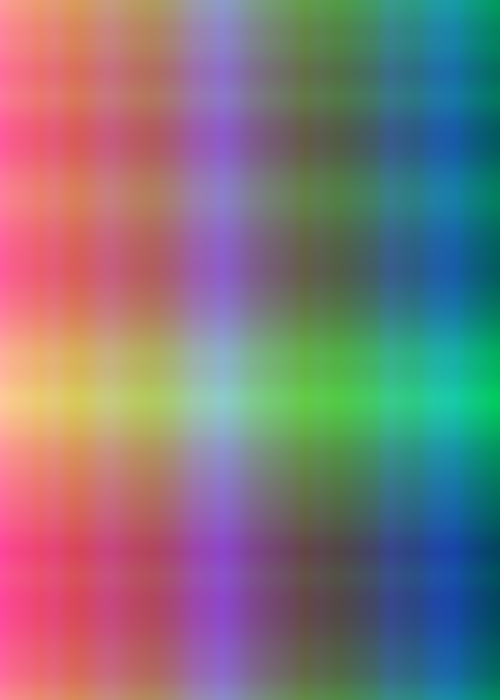
Frame 1 (no input)
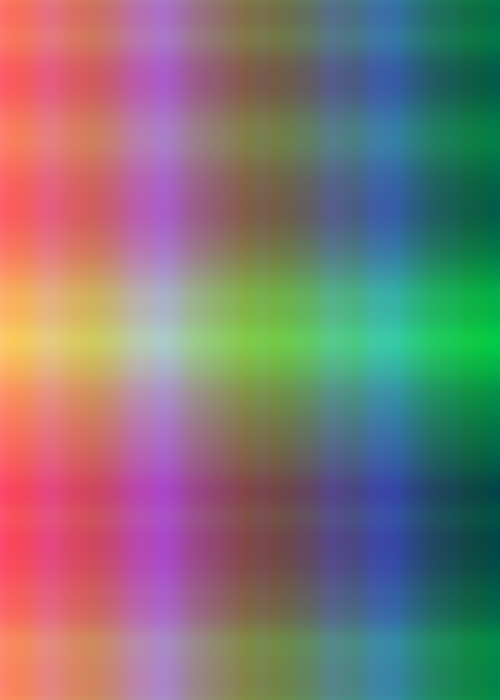
Frame 60 (the mouse pressed at the canvas centre just before this capture)
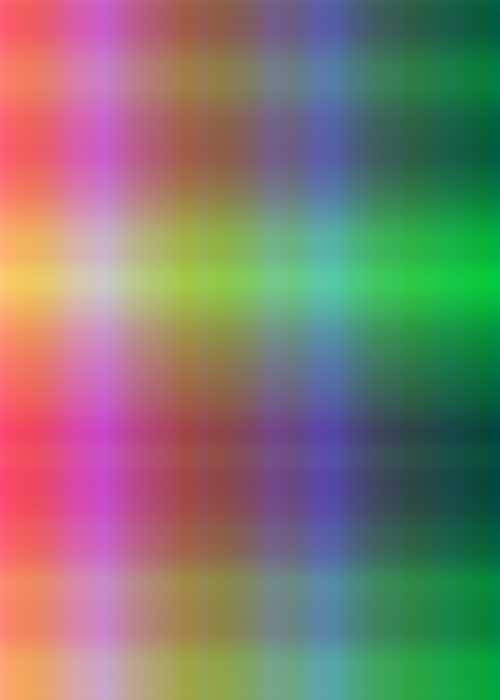
Frame 120 (the mouse held since frame 60 and released just before this capture)

The Processing sketch that drew these frames (run headless with seeded random() and noise(); from frame 60 on, the mouse is pressed at the canvas centre):

// Processing sketch: w10_13_images_createImage_xy_noise
// ── w10_13_images_createImage_xy_noise.pde
// IMA NYU Shanghai
// Interaction Lab
// MOQN
// Nov 7 2016

PImage img;

void setup() {
  size(500, 700);
  img = createImage(width, height, RGB);
}

void draw() {
  img.loadPixels();
  int index = 0;
  for (int y = 0; y < img.height; y++) {
    for (int x = 0; x < img.width; x++) {
      float r = map(x, 0, img.width, 255, 0);
      float g = noise((frameCount+y)*0.005)*255;
      float b = noise((frameCount+x)*0.009)*255;
      img.pixels[index] = color(r, g, b);
      index++;
    }
  }
  img.updatePixels();
  image(img, 0, 0);
}
